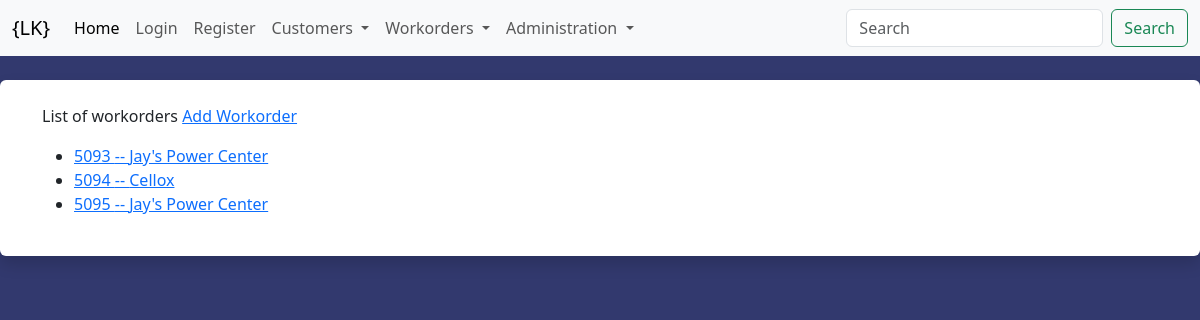
Before: /workorders/workorders/ with the older database file.
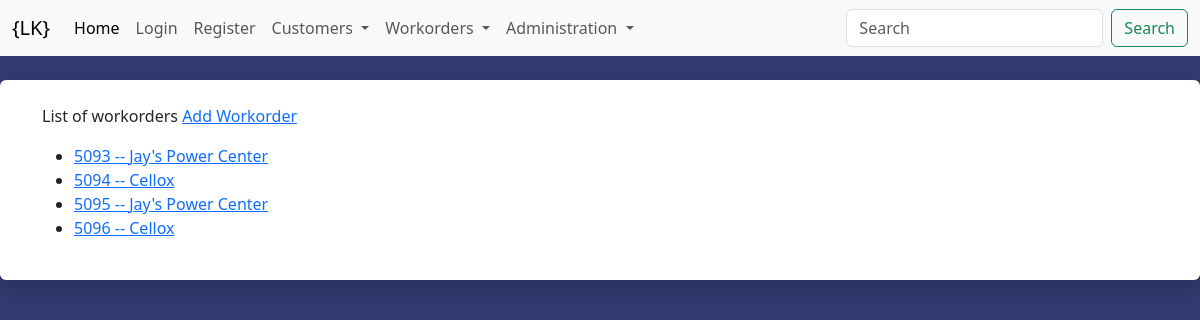
After: the same page with the newer database file.
### workorders/models.py (models this page shows, shortened)
class Workorder(models.Model):
    customer = models.ForeignKey(Customer, blank=False, null=False, on_delete=models.CASCADE, related_name='workorders')
    contact = models.ForeignKey(Contact, blank=True, null=True, on_delete=models.SET_NULL)
    hr_customer = models.CharField('Customer Name', max_length=100, blank=True, null=True,)
    hr_contact = models.CharField('Contact Name', max_length=100, blank=True, null=True,)
    workorder = models.CharField('Workorder', max_length=100, blank=False, null=False, unique=True)
    internal_company = models.CharField('Internal Company', choices=[('LK Design', 'LK Design'), ('Krueger Printing', 'Krueger Printing')], max_length=100, blank=False, null=False)
    description = models.CharField('Description', max_length=100, blank=True, null=True)
    deadline = models.DateField('Deadline', blank=True, null=True)
    po_number = models.CharField('PO Number', max_length=100, blank=True, null=True)
    budget = models.CharField('Budget', max_length=100, blank=True, null=True)
    quoted_price = models.CharField('Quoted Price', max_length=100, blank=True, null=True)
    original_order = models.CharField('Original Order', max_length=100, blank=True, null=True)
    lk_workorder = models.CharField('LK Workorder', max_length=100, blank=True, null=True)
    printleader_workorder = models.CharField('Printleader', max_length=100, blank=True, null=True)
    billed = models.BooleanField('Billed', blank=False, null=False, default=False)
    def get_absolute_url(self):
        return reverse("workorders:overview", kwargs={"id": self.workorder})

### workorders/views.py (the view)
# urls.py: path("workorders/", workorder_list, name='workorder_list'),
def workorder_list(request):
    workorder = Workorder.objects.all().exclude(workorder=1111)
    context = {
        'workorders': workorder,
    }
    return render(request, 'workorders/list.html', context)

### templates/workorders/list.html
{% extends "base.html" %}
{% load crispy_forms_tags %}
{% block content %}
List of workorders
<a href="{% url 'workorders:createbase' %}">Add Workorder</a>
<p><ul>
    {% for x in  workorders %}
    <li><a href='{{ x.get_absolute_url }}'>{{ x.workorder }} -- {{ x.hr_customer }}</a></li>
    {% endfor %}
    </ul></p>
{% endblock content %}

Changed rows visible on the page:
added Workorder: workorder "5096", hr_customer "Cellox"
